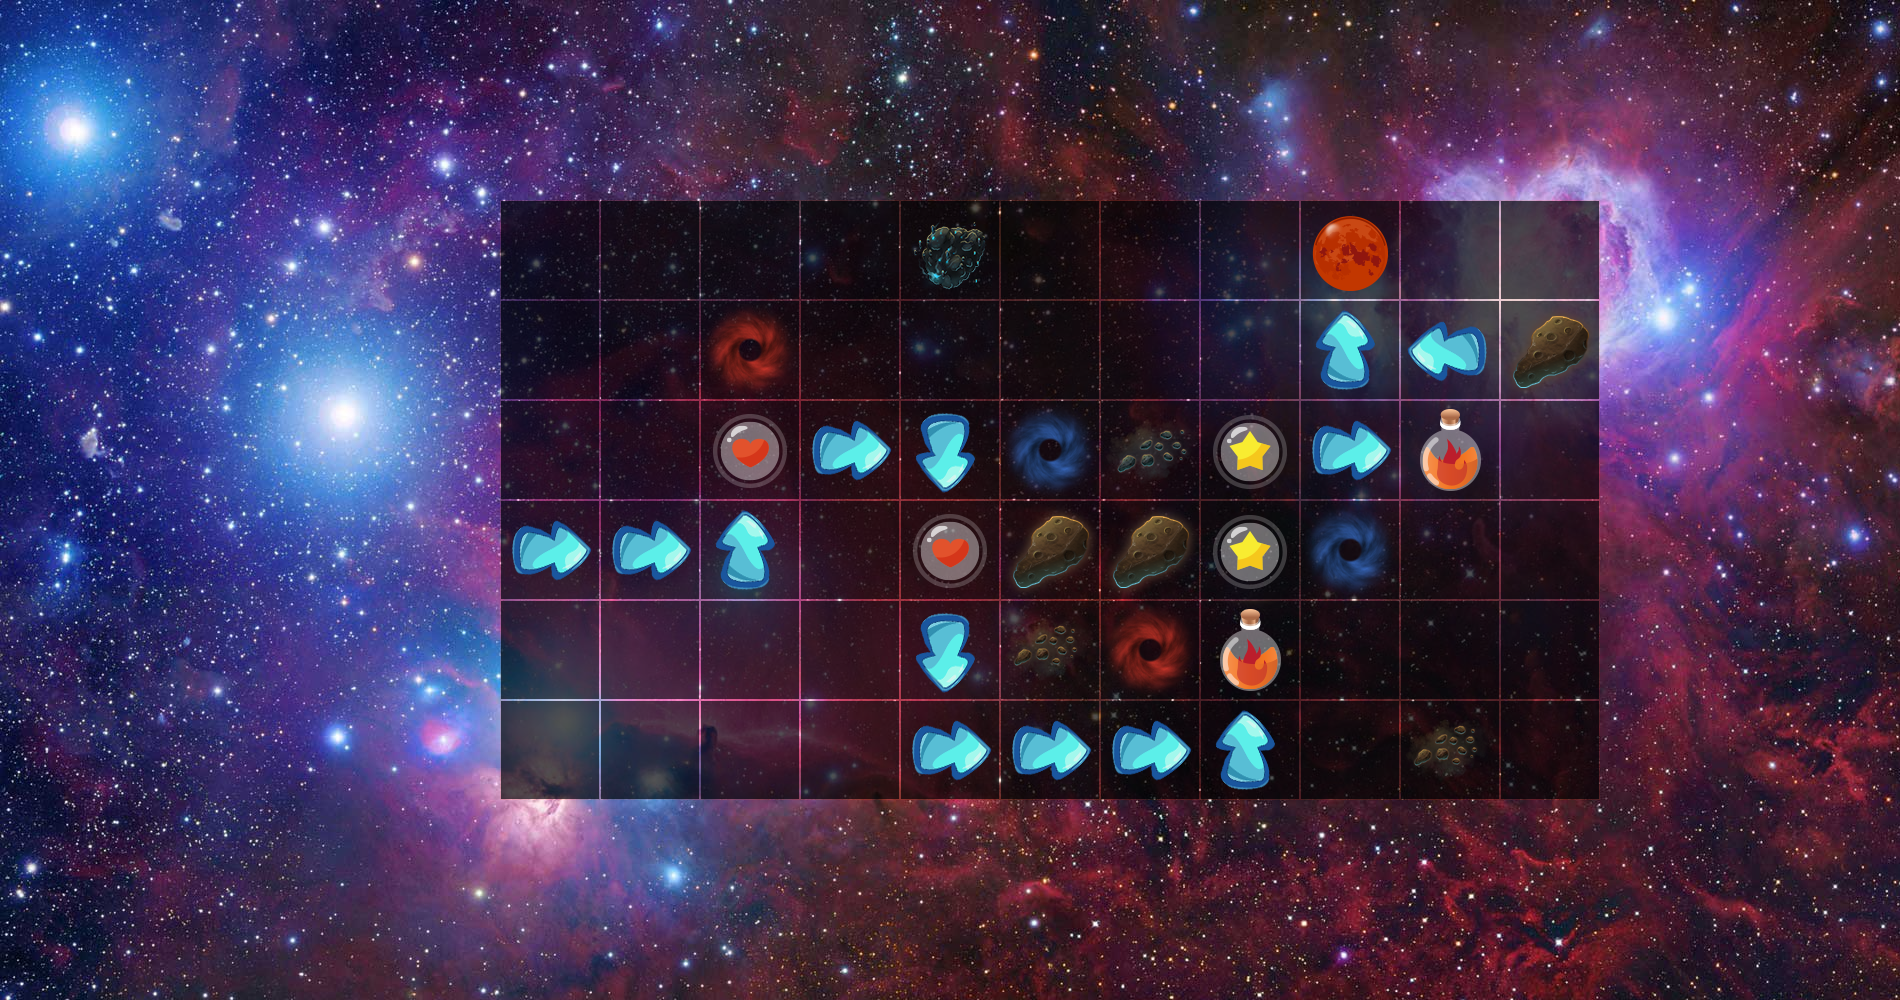

A 2D game scene composited from a Tiled map and its tileset images. What follows is a short description and the map's XML, with every tile layer's data as written:
An orthogonal 19x10 tile map with 100x100 px tiles, 5 tile layers (Tile Layer 1, grid, hole, item, ...), 5 tilesets and 1 object.

<map version="1.0" orientation="orthogonal" renderorder="right-up" width="19" height="10" tilewidth="100" tileheight="100" nextobjectid="8">
 <tileset firstgid="1" name="red-hole" tilewidth="100" tileheight="100" tilecount="100" columns="10">
  <image source="../common/red-hole.png" width="1000" height="1000" />
  <tile id="0">
   <animation>
    <frame tileid="0" duration="200" />
    <frame tileid="1" duration="200" />
    <frame tileid="2" duration="200" />
    <frame tileid="3" duration="200" />
    <frame tileid="4" duration="200" />
    <frame tileid="5" duration="200" />
    <frame tileid="6" duration="200" />
   </animation>
  </tile>
 </tileset>
 <tileset firstgid="101" name="blue-hole-black" tilewidth="100" tileheight="100" tilecount="100" columns="10">
  <image source="../common/blue-hole-black.png" width="1000" height="1000" />
  <tile id="0">
   <animation>
    <frame tileid="0" duration="200" />
    <frame tileid="1" duration="200" />
    <frame tileid="2" duration="200" />
    <frame tileid="3" duration="200" />
    <frame tileid="4" duration="200" />
    <frame tileid="5" duration="200" />
    <frame tileid="6" duration="200" />
   </animation>
  </tile>
 </tileset>
 <tileset firstgid="201" name="grid-game" tilewidth="100" tileheight="100" tilecount="1" columns="1">
  <image source="../common/grid-game.png" width="100" height="100" />
 </tileset>
 <tileset firstgid="202" name="character" tilewidth="100" tileheight="100" tilecount="54" columns="9">
  <image source="../common/character.png" width="960" height="640" />
 </tileset>
 <tileset firstgid="256" name="background" tilewidth="100" tileheight="100" tilecount="190" columns="19">
  <image source="background.jpg" width="1920" height="1080" />
 </tileset>
 <layer name="Tile Layer 1" width="19" height="10">
  <data encoding="csv">
256,257,258,259,260,261,262,263,264,265,266,267,268,269,270,271,272,273,274,
275,276,277,278,279,280,281,282,283,284,285,286,287,288,289,290,291,292,293,
294,295,296,297,298,299,300,301,302,303,304,305,306,307,308,309,310,311,312,
313,314,315,316,317,318,319,320,321,322,323,324,325,326,327,328,329,330,331,
332,333,334,335,336,337,338,339,340,341,342,343,344,345,346,347,348,349,350,
351,352,353,354,355,356,357,358,359,360,361,362,363,364,365,366,367,368,369,
370,371,372,373,374,375,376,377,378,379,380,381,382,383,384,385,386,387,388,
389,390,391,392,393,394,395,396,397,398,399,400,401,402,403,404,405,406,407,
408,409,410,411,412,413,414,415,416,417,418,419,420,421,422,423,424,425,426,
427,428,429,430,431,432,433,434,435,436,437,438,439,440,441,442,443,444,445
</data>
 </layer>
 <layer name="grid" width="19" height="10">
  <data encoding="csv">
0,0,0,0,0,0,0,0,0,0,0,0,0,0,0,0,0,0,0,
0,0,0,0,0,0,0,0,0,0,0,0,0,0,0,0,0,0,0,
0,0,0,0,0,201,201,201,201,201,201,201,201,201,201,201,0,0,0,
0,0,0,0,0,201,201,201,201,201,201,201,201,201,201,201,0,0,0,
0,0,0,0,0,201,201,201,201,201,201,201,201,201,201,201,0,0,0,
0,0,0,0,0,201,201,201,201,201,201,201,201,201,201,201,0,0,0,
0,0,0,0,0,201,201,201,201,201,201,201,201,201,201,201,0,0,0,
0,0,0,0,0,201,201,201,201,201,201,201,201,201,201,201,0,0,0,
0,0,0,0,0,0,0,0,0,0,0,0,0,0,0,0,0,0,0,
0,0,0,0,0,0,0,0,0,0,0,0,0,0,0,0,0,0,0
</data>
 </layer>
 <layer name="hole" width="19" height="10">
  <data encoding="csv">
0,0,0,0,0,0,0,0,0,0,0,0,0,0,0,0,0,0,0,
0,0,0,0,0,0,0,0,0,0,0,0,0,0,0,0,0,0,0,
0,0,0,0,0,0,0,0,0,205,0,0,0,0,0,0,0,0,0,
0,0,0,0,0,0,0,1,0,0,0,0,0,0,0,204,0,0,0,
0,0,0,0,0,0,0,0,0,0,101,202,0,0,0,0,0,0,0,
0,0,0,0,0,0,0,0,0,0,204,204,0,101,0,0,0,0,0,
0,0,0,0,0,0,0,0,0,0,203,1,0,0,0,0,0,0,0,
0,0,0,0,0,0,0,0,0,0,0,0,0,0,203,0,0,0,0,
0,0,0,0,0,0,0,0,0,0,0,0,0,0,0,0,0,0,0,
0,0,0,0,0,0,0,0,0,0,0,0,0,0,0,0,0,0,0
</data>
 </layer>
 <layer name="item" width="19" height="10">
  <data encoding="csv">
0,0,0,0,0,0,0,0,0,0,0,0,0,0,0,0,0,0,0,
0,0,0,0,0,0,0,0,0,0,0,0,0,0,0,0,0,0,0,
0,0,0,0,0,0,0,0,0,0,0,0,0,216,0,0,0,0,0,
0,0,0,0,0,0,0,0,0,0,0,0,0,0,0,0,0,0,0,
0,0,0,0,0,0,0,225,0,0,0,0,224,0,226,0,0,0,0,
0,0,0,0,0,0,0,0,0,225,0,0,224,0,0,0,0,0,0,
0,0,0,0,0,0,0,0,0,0,0,0,226,0,0,0,0,0,0,
0,0,0,0,0,0,0,0,0,0,0,0,0,0,0,0,0,0,0,
0,0,0,0,0,0,0,0,0,0,0,0,0,0,0,0,0,0,0,
0,0,0,0,0,0,0,0,0,0,0,0,0,0,0,0,0,0,0
</data>
 </layer>
 <layer name="arrow" width="19" height="10">
  <data encoding="csv">
0,0,0,0,0,0,0,0,0,0,0,0,0,0,0,0,0,0,0,
0,0,0,0,0,0,0,0,0,0,0,0,0,0,0,0,0,0,0,
0,0,0,0,0,0,0,0,0,0,0,0,0,0,0,0,0,0,0,
0,0,0,0,0,0,0,0,0,0,0,0,0,230,229,0,0,0,0,
0,0,0,0,0,0,0,0,231,239,0,0,0,231,0,0,0,0,0,
0,0,0,0,0,231,231,230,0,0,0,0,0,0,0,0,0,0,0,
0,0,0,0,0,0,0,0,0,239,0,0,0,0,0,0,0,0,0,
0,0,0,0,0,0,0,0,0,231,231,231,230,0,0,0,0,0,0,
0,0,0,0,0,0,0,0,0,0,0,0,0,0,0,0,0,0,0,
0,0,0,0,0,0,0,0,0,0,0,0,0,0,0,0,0,0,0
</data>
 </layer>
 <objectgroup color="#fc003f" name="Menu">
  <object id="1" x="0" y="0" width="300" height="1000" />
 </objectgroup>
</map>
